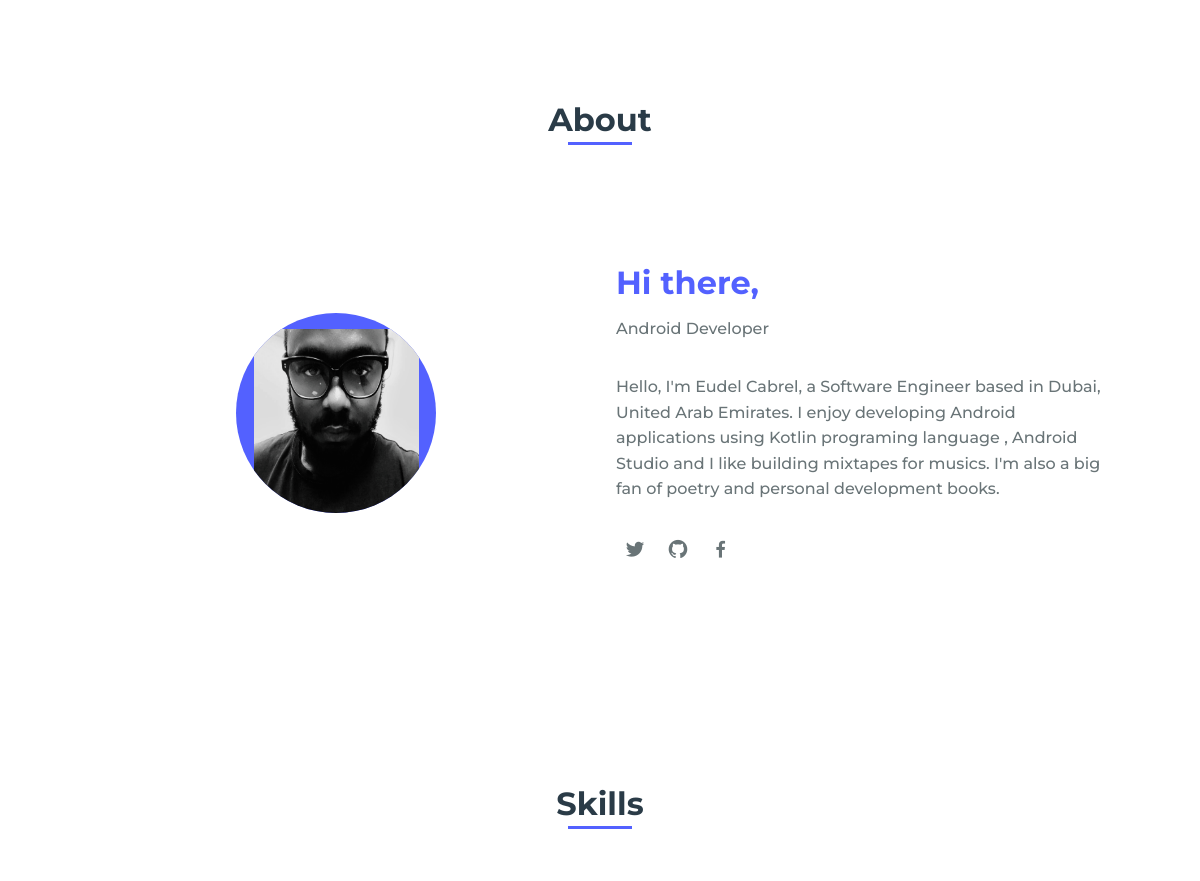
The app's page / (middle part), older data.
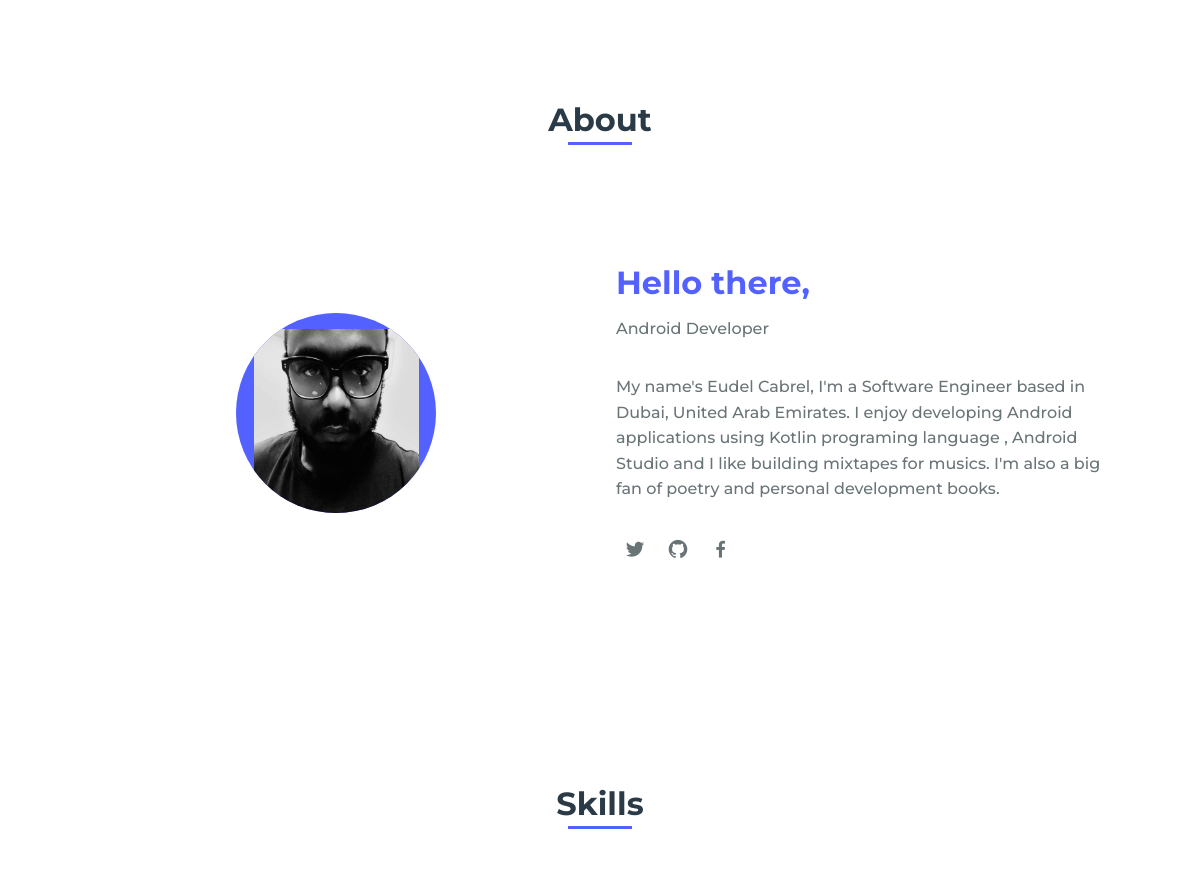
The same page, newer data.
### blog/models.py (models this page shows, shortened)
class About(models.Model):
    heading = models.CharField(max_length=50)
    career = models.CharField(max_length=20)
    description = models.TextField(blank=False)
    profile_img = models.ImageField(upload_to='profile/')
    updated = models.DateTimeField(auto_now=True)

### blog/views.py (the view)
# urls.py: path('', views.index, name='index')
def index(request):
    home = Home.objects.latest('updated')
    about = About.objects.latest('updated')
    profiles = Profile.objects.filter(about=about)
    categories = Category.objects.all()
    portfolios = Portfolio.objects.all()
    context = {
        'home': home,
        'about': about,
        'profiles': profiles,
        'categories': categories,
        'portfolios': portfolios
    }
    return render(request, 'index.html', context)

### blog/templates/index.html (shortened to what this page needs)
{% load static %}
<!DOCTYPE html>
    <html lang="en">
    <head>
        <link rel="stylesheet" href="{% static 'assets/css/styles.css' %}">
        <link href='https://cdn.jsdelivr.net/npm/boxicons@2.0.5/css/boxicons.min.css' rel='stylesheet'>
    </head>
    <body>
        <main class="l-main">
            <section class="about section" id="about">
                <h2 class="section-title">About</h2>
                <div class="about__container bd-grid">
                    <div class="about__img">
                        <img src="{{ about.profile_img.url }}" alt="">
                    </div>
                    <div>
                        <h2 class="about__subtitle">{{ about.heading }}</h2>
                        <span class="about__profession">{{ about.career }}</span>
                        <p class="about__text">{{ about.description }}</p>
                        <div class="about__social">
                            <a href="https://twitter.com/neijin007" class="about__social-icon"><i
                                    class='bx bxl-twitter' ></i></a>
                            <a href="https://github.com/itshash01"
                               class="about__social-icon"><i class='bx bxl-github' ></i></a>
                            <a href="https://www.facebook.com/profile.php?id=100087290208248"
                               class="about__social-icon"><i class='bx bxl-facebook' ></i></a>
                        </div>
                    </div>
                </div>
            </section>
            <section class="skills section" id="skills">
                <h2 class="section-title">Skills</h2>
                <div class="skills__container bd-grid">
                    <div class="skills__box">
                    </div>
                </div>
            </section>
        </main>
    </body>
</html>

### static/assets/css/styles.css (style rules this page uses)
:root { --header-height: 3rem; --font-medium: 500; }
:root { --first-color: #5361FF; --white-color: #FAFAFF; --dark-color: #2A3B47; --text-color: #697477; }
:root { --body-font: 'Montserrat', sans-serif; --big-font-size: 6.25rem; --h2-font-size: 1.25rem; --normal-font-size: .938rem; --small-font-size: .813rem; }
@media screen and (min-width: 768px) { :root { --big-font-size: 10.5rem; --h2-font-size: 2rem; --normal-font-size: 1rem; --small-font-size: .875rem; } }
:root { --mb-1: .5rem; --mb-2: 1rem; --mb-3: 1.5rem; --mb-4: 2rem; }
:root { --z-fixed: 100; }
*,::before,::after { box-sizing: border-box; }
html { scroll-behavior: smooth; }
body { margin: var(--header-height) 0 0 0; font-family: var(--body-font); font-size: var(--normal-font-size); font-weight: var(--font-medium); color: var(--text-color); line-height: 1.6; }
h1,h2,p { margin: 0; }
a { text-decoration: none; color: var(--text-color); }
img { max-width: 100%; height: auto; display: block; }
.section { padding: 3rem 0; }
.section-title { position: relative; font-size: var(--h2-font-size); color: var(--dark-color); margin: var(--mb-4) 0; text-align: center; }
.section-title::after { position: absolute; content: ""; width: 32px; height: .18rem; left: 0; right: 0; margin: auto; top: 2rem; background-color: var(--first-color); }
.bd-grid { max-width: 1024px; display: grid; grid-template-columns: 100%; grid-column-gap: 2rem; width: calc(100% - 2rem); margin-left: var(--mb-2); margin-right: var(--mb-2); }
.about__container { justify-items: center; row-gap: 2rem; text-align: center; }
.about__img { display: flex; justify-content: center; padding-top: 1rem; width: 120px; height: 120px; background-color: var(--first-color); border-radius: 50%; overflow: hidden; }
.about__img img { width: 100px; }
.about__subtitle { font-size: var(--h2-font-size); color: var(--first-color); margin-bottom: var(--mb-1); }
.about__text { margin-bottom: var(--mb-4); }
.about__profession { display: block; margin-bottom: var(--mb-4); }
.about__social-icon { font-size: 1.4rem; margin: 0 var(--mb-1); }
.skills__container { row-gap: 2rem; }
@media screen and (min-width: 768px) { body { margin: 0; } }
@media screen and (min-width: 768px) { .section { padding-top: 4rem; } }
@media screen and (min-width: 768px) { .section-title { margin-bottom: 3rem; } }
@media screen and (min-width: 768px) { .section-title::after { width: 64px; top: 3rem; } }
@media screen and (min-width: 768px) { .about__container { grid-template-columns: repeat(2, 1fr); align-items: center; text-align: initial; padding: 4rem 0; } }
@media screen and (min-width: 768px) { .about__img { width: 200px; height: 200px; } }
@media screen and (min-width: 768px) { .about__img img { width: 165px; } }
@media screen and (min-width: 768px) { .skills__container { grid-template-columns: repeat(2, 1fr); align-items: center; } }
@media screen and (min-width: 1024px) { .bd-grid { margin-left: auto; margin-right: auto; } }

Row changes from the older to the newer data that the page shows:
changed About "Android Developer": heading "Hi there," → "Hello there,"; description "Hello, I'm Eudel Cabrel, a Software Engineer based…" → "My name's Eudel Cabrel, I'm a Software Engineer based…"
